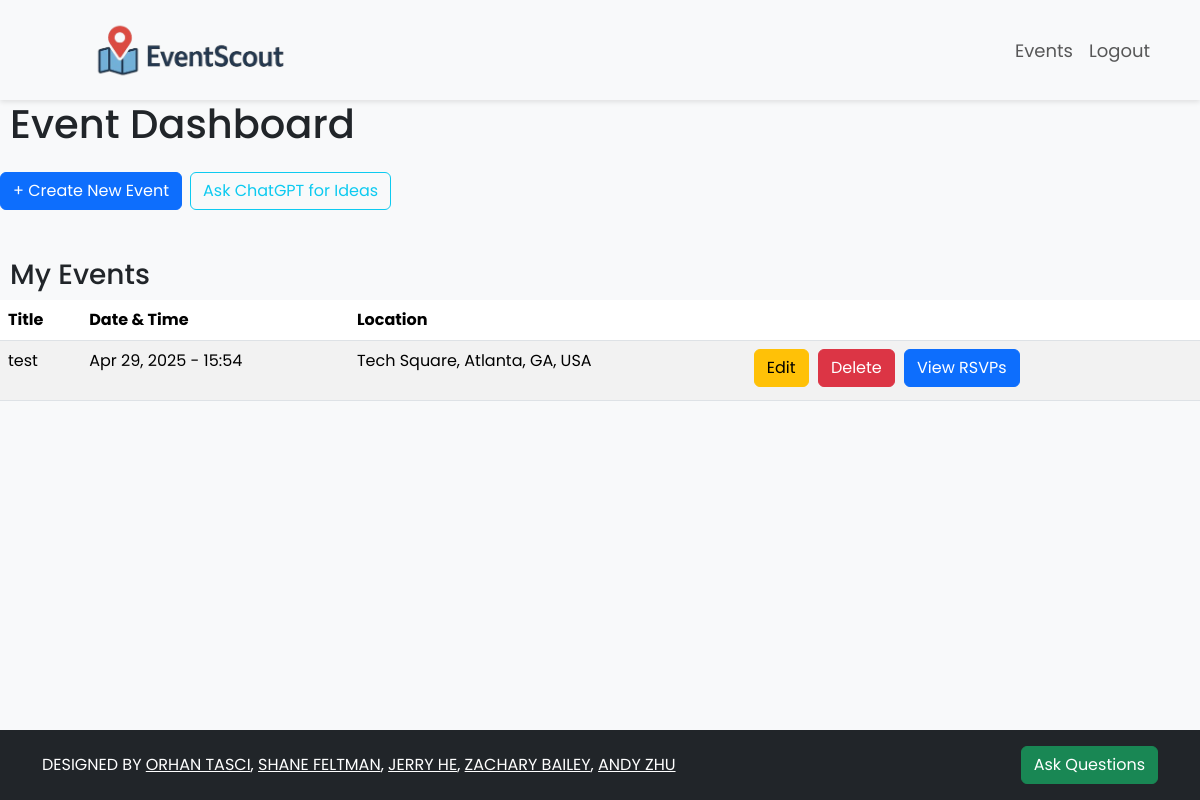
The page /events/create/ (signed in) on the database as committed earlier.
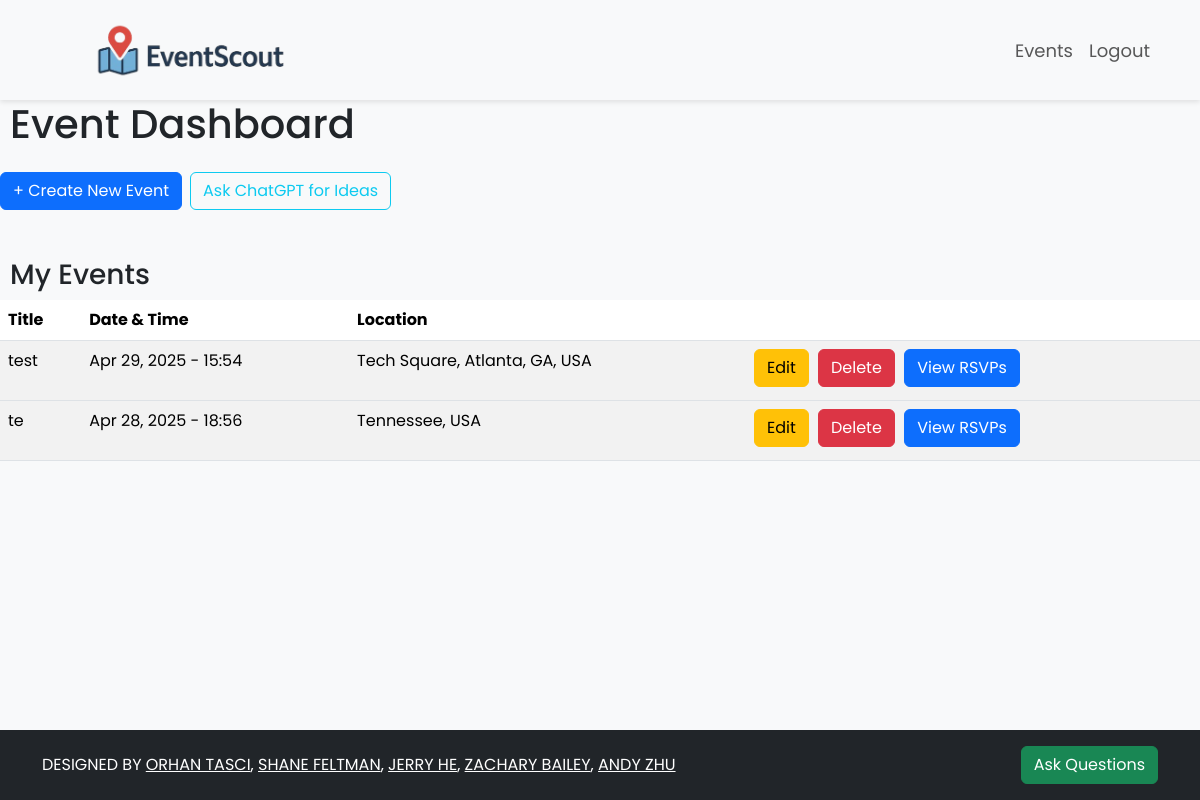
The same page on the database as committed later.
### createEvents/models.py (models this page shows, shortened)
class Event(models.Model):
    title = models.CharField(max_length=200)
    description = models.TextField()
    location = models.CharField(max_length=255)
    latitude = models.DecimalField(
        max_digits=9,
        decimal_places=6,
        null=True,
        blank=True
    )
    longitude = models.DecimalField(
        max_digits=9,
        decimal_places=6,
        null=True,
        blank=True
    )
    start_time = models.DateTimeField()
    end_time = models.DateTimeField()
    organizer = models.CharField(max_length=255)
    org_email = models.EmailField(max_length=255, default="a@a.com")
    created_at = models.DateTimeField(auto_now_add=True)

### createEvents/views.py (the view)
# urls.py: path('create/', views.create_event, name='events.create_event'),
@login_required
def create_event(request):
    if request.method == 'POST':
        form = EventForm(request.POST)
        if form.is_valid():
            event_type = form.cleaned_data['event_type']
            factory = EventFactory()
            event = None
            if event_type == 'regular':
                event = factory.createRegularEvent(
                    organizer=request.user.username,
                    email=request.user.email,
                    title=form.cleaned_data['title'],
                    description=form.cleaned_data['description'],
                    start_time=form.cleaned_data['start_time'],
                    end_time=form.cleaned_data['end_time'],
                    location=form.cleaned_data['location'],
                    lat=form.cleaned_data['latitude'],
                    long=form.cleaned_data['longitude'],
                )
            elif event_type == 'political':
                event = factory.createPoliticalRally(
                    organizer=request.user.username,
                    email=request.user.email,
                    title=form.cleaned_data['title'],
                    description=form.cleaned_data['description'],
                    start_time=form.cleaned_data['start_time'],
                    end_time=form.cleaned_data['end_time'],
                    location=form.cleaned_data['location'],
                    lat=form.cleaned_data['latitude'],
                    long=form.cleaned_data['longitude'],
                )
            elif event_type == 'age_limit':
                event = factory.createAgeLimitEvent(
                    organizer=request.user.username,
                    email=request.user.email,
                    title=form.cleaned_data['title'],
                    description=form.cleaned_data['description'],
                    start_time=form.cleaned_data['start_time'],
                    end_time=form.cleaned_data['end_time'],
                    location=form.cleaned_data['location'],
                    lat=form.cleaned_data['latitude'],
                    long=form.cleaned_data['longitude'],
                )
            if (event != None):
                event.save()
            return redirect('events.create_event')
    else:
        form = EventForm()
    user_events = Event.objects.filter(organizer=request.user.username).order_by('-start_time')
    event_gender_data = {}
    for event in user_events:
        gender_counts = Counter(rsvp.gender for rsvp in event.rsvps.all())
        event_gender_data[event.id] = {
            'male': gender_counts.get('male', 0),
            'female': gender_counts.get('female', 0),
            'other': gender_counts.get('other', 0),
            'do not wish to specify': gender_counts.get('do not wish to specify', 0),
        }
    user_events = Event.objects.filter(organizer=request.user.username).order_by('-start_time')
    event_gender_data = {}
    event_age_data = {}
    for event in user_events:
        gender_counts = Counter(rsvp.gender for rsvp in event.rsvps.all())
        event_gender_data[event.id] = {
            'male': gender_counts.get('male', 0),
            'female': gender_counts.get('female', 0),
            'other': gender_counts.get('other', 0),
            'do not wish to specify': gender_counts.get('do not wish to specify', 0),
        }
        age_classes = {
            'under 18': 0,
            '18-24': 0,
            '25-34': 0,
            '35-44': 0,
            '45-54': 0,
            '55+': 0,
        }
        for rsvp in event.rsvps.all():
            if rsvp.age < 18:
                age_classes['under 18'] += 1
            elif 18 <= rsvp.age <= 24:
                age_classes['18-24'] += 1
            elif 25 <= rsvp.age <= 34:
                age_classes['25-34'] += 1
            elif 35 <= rsvp.age <= 44:
                age_classes['35-44'] += 1
            elif 45 <= rsvp.age <= 54:
                age_classes['45-54'] += 1
            else:
                age_classes['55+'] += 1
        event_age_data[event.id] = age_classes
    return render(request, 'createEvents/create_event.html', {
        'form': form,
        'your_events': user_events,
        'event_gender_data': event_gender_data,
        'event_age_data': event_age_data
    })

### createEvents/templatetags/dict_extras.py (called while the page is built)
@register.filter
def get_item(dictionary, key):
    if isinstance(dictionary, dict):
        return dictionary.get(key)
    return None

@register.filter
def dict_get(dictionary, key):
    if isinstance(dictionary, dict):
        return dictionary.get(key)
    return None

### createEvents/templates/createEvents/create_event.html (shortened to what this page needs)
{% extends 'base.html' %}
{% load static %}
{% load dict_extras %}
{% block head %}
    <link rel="stylesheet" href="{% static 'css/styles.css' %}">
{% endblock %}
{% block content %}
<div style='width=100%'>
    <h1 class="mb-4" style="margin-left: 10px;">Event Dashboard</h1>
    <div class="d-flex align-items-center gap-2 mb-4">
        <button type="button" class="btn btn-primary" data-bs-toggle="modal" data-bs-target="#createEventModal">
            + Create New Event
        </button>
        <button type="button"
                class="btn btn-outline-info"
                data-bs-toggle="modal"
                data-bs-target="#chatGPTModal">
            Ask ChatGPT for Ideas
        </button>
    </div>
    <h3 class="mt-5" style="margin-left: 10px;">My Events</h3>
    <table class="table table-striped" style="padding-left: 10px; height:auto;">
        <thead style='width=100%'>
            <tr>
                <th>Title</th>
                <th>Date & Time</th>
                <th>Location</th>
                <th></th>
            </tr>
        </thead>
        <tbody>
            {% for event in your_events %}
            <tr>
                <td>{{ event.title }}</td>
                <td>{{ event.start_time|date:"M d, Y - H:i" }}</td>
                <td>{{ event.location }}</td>
                <td class="action-buttons">
                    <a href="{% url 'edit_event' event.id %}" class="btn btn-warning btn-action">Edit</a>
                    <a href="{% url 'events.delete_event' event.id %}" class="btn btn-danger btn-action">Delete</a>
                    <button class="btn btn-primary btn-action" data-bs-toggle="collapse" data-bs-target="#rsvpCollapse{{ event.id }}">
                        View RSVPs
                    </button>
                </td>
            </tr>
            {% empty %}
            <tr>
                <td colspan="4">You haven’t created any events yet.</td>
            </tr>
            {% endfor %}
        </tbody>
            </table>
</div>
{% endblock %}

Rows that differ between the two databases and show on the page:
added Event: title "te", start_time "Apr 28, 2025 - 18:56", location "Tennessee, USA"
